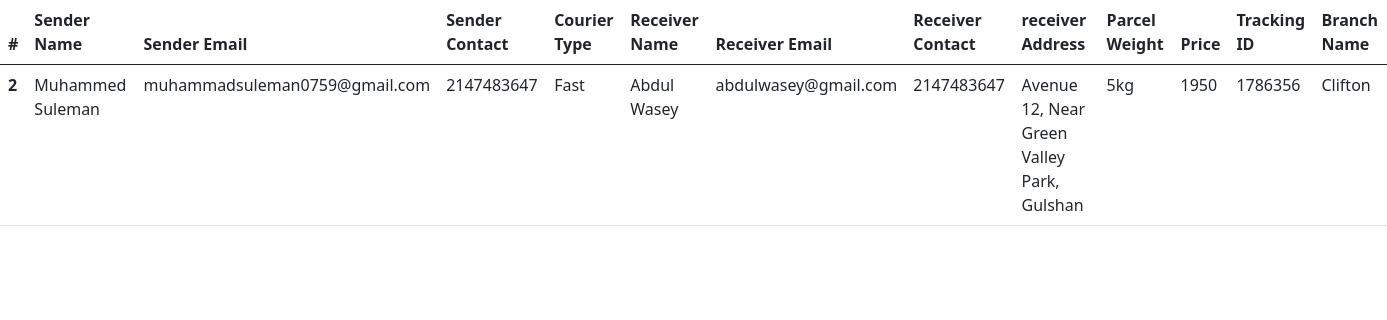
The app's page /admindashboard/shipmentreport.php?id=2 with its own data.
### tables this page shows
CREATE TABLE `courier` (
  `courier_id` int(11) NOT NULL,
  `sender_name` varchar(255) DEFAULT NULL,
  `sender_email` varchar(255) DEFAULT NULL,
  `sender_contact` int(15) DEFAULT NULL,
  `sender_address` varchar(255) DEFAULT NULL,
  `courier_type` varchar(255) DEFAULT NULL,
  `receiver_name` varchar(255) DEFAULT NULL,
  `receiver_email` varchar(255) NOT NULL,
  `receiver_contact` int(15) NOT NULL,
  `receiver_address` varchar(255) DEFAULT NULL,
  `parcel_weight` varchar(100) DEFAULT NULL,
  `price` int(50) DEFAULT NULL,
  `date` timestamp NOT NULL DEFAULT current_timestamp() ON UPDATE current_timestamp(),
  `status` varchar(20) DEFAULT 'Pending',
  `tracking_no` varchar(255) DEFAULT NULL,
  `branch_id` int(11) DEFAULT NULL
);

CREATE TABLE `branch` (
  `branch_id` int(11) NOT NULL,
  `branch_name` varchar(255) DEFAULT NULL
);

### admindashboard/shipmentreport.php (the view, shortened to what this page needs)
<?php
include "../connection.php";
?>
<!doctype html>
<html lang="en">
  <head>
    <link href="https://cdn.jsdelivr.net/npm/bootstrap@5.0.2/dist/css/bootstrap.min.css" rel="stylesheet">
  </head>
  <body>
  <?php
	 if(isset($_GET['id'])){
		$shipmentdownload=mysqli_query($connection,"SELECT courier.*,branch.branch_name
       FROM courier JOIN branch on branch.branch_id = courier.branch_id where courier_id= '".$_GET['id']."'");
		$value = mysqli_fetch_assoc($shipmentdownload);
		?>
  <table class="table  table-hover">
                                                        <thead>
                                                            <tr>
                                                                <th>#</th>
                                                                <th>Sender Name</th>
                                                                <th>Sender Email</th>
                                                                <th>Sender Contact</th>
                                                                <th>Courier Type</th>
                                                                <th>Receiver Name</th>
                                                                <th>Receiver Email</th>
                                                                <th>Receiver Contact</th>
                                                                <th>receiver Address</th>
                                                                <th>Parcel Weight</th>
                                                                <th>Price</th>
                                                                <th>Tracking ID</th>
                                                                <th>Branch Name</th>
                                                            </tr>
                                                        </thead>
                                                        <tbody>
                                                            <tr>
                                                                <th scope="row"><?php echo $value['courier_id']  ?></th>
                                                                <td><?php echo $value['sender_name']  ?></td>
                                                                <td><?php echo $value['sender_email']  ?></td>
                                                                <td><?php echo $value['sender_contact']  ?></td>
                                                                <td><?php echo $value['courier_type']  ?></td>
                                                                <td><?php echo $value['receiver_name']  ?></td>
                                                                <td><?php echo $value['receiver_email']  ?></td>
                                                                <td><?php echo $value['receiver_contact']  ?></td>
                                                                <td><?php echo $value['receiver_address']  ?></td>
                                                                <td><?php echo $value['parcel_weight']  ?></td>
                                                                <td><?php echo $value['price']  ?></td>
                                                                <td><?php echo $value['tracking_no']  ?></td>
                                                                <td><?php echo $value['branch_name']  ?></td>
                                                            </tr>
                                                        </tbody>
                                                    </table>
                                                    <?php
                                                        }
                                                        ?>
  </body>
</html>

### records on screen
courier: courier_id "2", sender_name "Muhammed Suleman", sender_email "muhammadsuleman0759@gmail.com", sender_contact "2147483647", courier_type "Fast", receiver_name "Abdul Wasey", receiver_email "abdulwasey@gmail.com", receiver_contact "2147483647", receiver_address "Avenue 12, Near Green Valley Park, Gulshan", parcel_weight "5kg", price "1950", tracking_no "1786356", branch.branch_name "Clifton"
